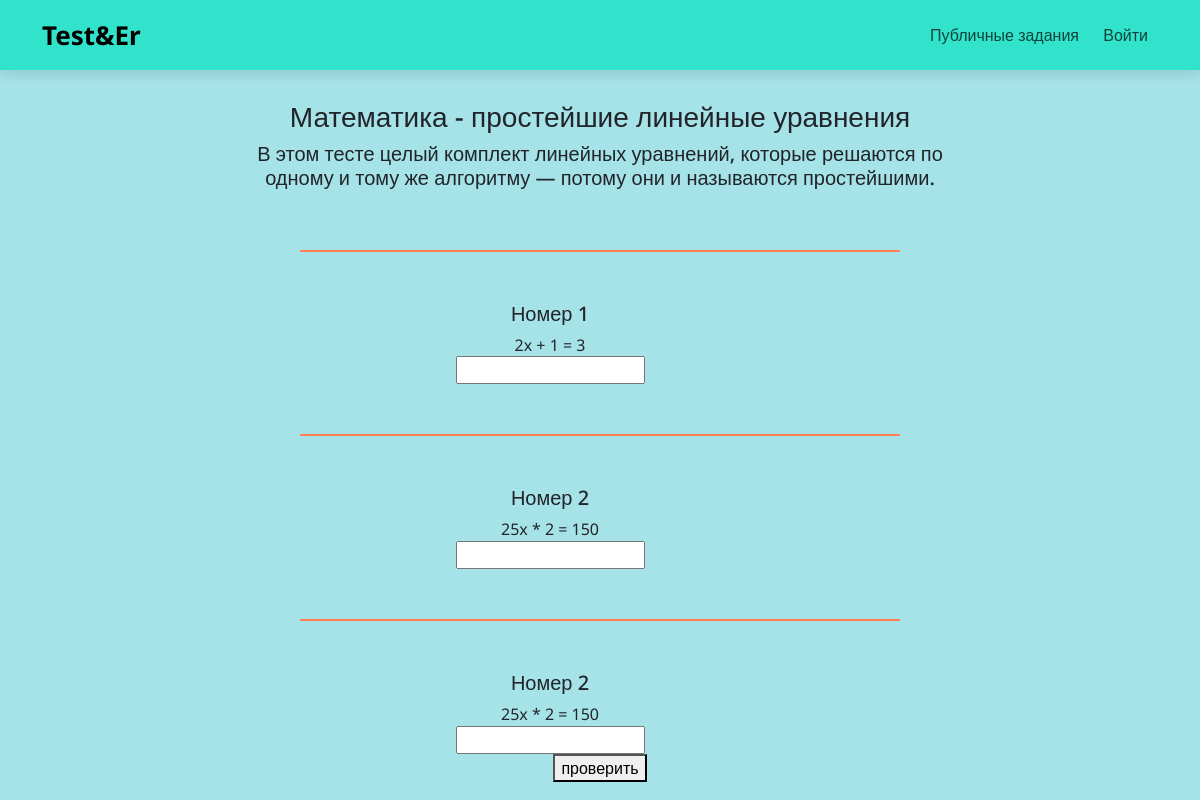
/tasks/18/, run on the app's committed database.
### tasks/models.py (models this page shows, shortened)
class Collection(models.Model):
    name = models.CharField(max_length=50)
    author = models.ForeignKey(User, on_delete=models.CASCADE)
    description = models.TextField()
    creation_date = models.DateTimeField(auto_now_add=True)
    is_public = models.BooleanField(default=False)

class Task(models.Model):
    name = models.CharField(max_length=50)
    condition = models.TextField()
    answer = models.CharField(max_length=500)
    module = models.ForeignKey(Collection, on_delete=models.CASCADE)

### tasks/views.py (the view)
# urls.py: path('<int:id>/', views.collection_detail_view, name='tasks_det'),
def collection_detail_view(request, id=None):
    obj = get_object_or_404(Collection, id=id)
    array = [i.answer for i in obj.task_set.all()]
    context = {
        "object": obj,
        'is_author': 1 if obj.author == request.user else 0,
        'array': json.dumps(array, ensure_ascii=False)
    }
    return render(request, 'tasks/details_view.html', context)

### tasks/templates/tasks/details_view.html (shortened to what this page needs)
{% extends 'main/shablon.html' %}
{% block content %}
    <div class="detail-description">
        <h3>{{object.name}}</h3>
        <h5>{{object.description}}</h5>
    </div>
    <div class="detailalltaskcenter">
        {% for el in object.task_set.all %}
            <div class="hr-task"></div>
            <div class="detail-description-task">
                <h5>{{el.name}}</h5>
                <div>{{el.condition}}</div>
                <input>
            </div>
        {% endfor %}
    </div>
    {% if object.task_set.all %}
        <button id="switch">проверить</button>
    {% endif %}
    <br>
{% endblock %}

### main/templates/main/shablon.html (shortened to what this page needs)
{% load static %}
<!doctype html>
<html lang="ru">
<head>
    <link rel="stylesheet" href="{% static 'main/libs/bootstrap-grid.min.css' %}">
    <link rel="stylesheet" href="{% static 'main/libs/bootstrap-reboot.min.css' %}">
    <link rel="stylesheet" href="{% static 'main/css/main.css' %}">
</head>
<body>
    <nav class="navbar">
        <div class="container">
            <a href="{% url 'home' %}" class="navbar-brand">Test&Er</a>
            <div class="navbar-wrap">
                <ul class="navbar-menu">
                    <li><a href="{% url 'tasks_home' %}">Публичные задания</a></li>
                    {% if not request.user.is_authenticated %}
                    <li><a href="{% url 'login' %}">Войти</a><li>
                    {% else %}
                    <li><a href="{% url 'profile' %}">Профиль</a><li>
                    <li><a href="{% url 'logout' %}">Выход</a><li>
                    {% endif %}
                </ul>
            </div>
        </div>
    </nav>
    <div class="main-content-css">
        {% block content %}
        {% endblock %}
    </div>
</body>
</html>

### main/static/main/css/main.css (style rules this page uses)
.navbar { background: #30e3ca; width: 100%; height: 70px; box-shadow: 0 6px 10px rgba(0, 0, 0, .1); position: fixed; z-index: 999999; }
.navbar .container { height: inherit; display: flex; justify-content: space-between; align-items: center; }
.navbar-menu { list-style-type: none; padding-left: 0; margin-bottom: 0; }
.navbar-menu li { display: inline-block; }
.navbar-menu li a { display: inline-block; color: black; opacity: 0.7; text-decoration: none; padding: 10px; transition: all .07s ease-in-out; }
.navbar-wrap { display: flex; flex-flow: row nowrap; }
.navbar-brand { font-weight: 700; font-size: 26px; text-decoration: none; color: black; transition: all .07s ease-in-out; }
.main-content-css { text-align: center; height: 100vh; weight: 100vh; padding-top: 100px; }
body { position: relative; font-family: 'Noto Sans', sans-serif; font-size: 16px; line-height: 1.4; min-width: 320px; overflow-x: hidden; height: auto; background: #a6e3e9; }
.detail-description { width: 700px; margin: 0 auto; margin-bottom: 60px; height: auto; }
.detail-description h5 { text-overflow: ellipsis; text-align: center; }
.detail-description-task { margin: 50px 0 0 0; width: 500px; }
.detailalltaskcenter { text-align: center; padding: 0 25% 0 25%; }
.hr-task { border-bottom: solid 2px coral; margin-top: 50px; }

### data on the page
Collection: name "Математика - простейшие линейные уравнения", description "В этом тесте целый комплект линейных уравнений, которые решаются по одному и тому же алгоритму — потому они и называются простейшими."
Task: name "Номер 1", condition "2x + 1 = 3"
Task: name "Номер 2", condition "25x * 2 = 150"
Task: name "Номер 2", condition "25x * 2 = 150"
